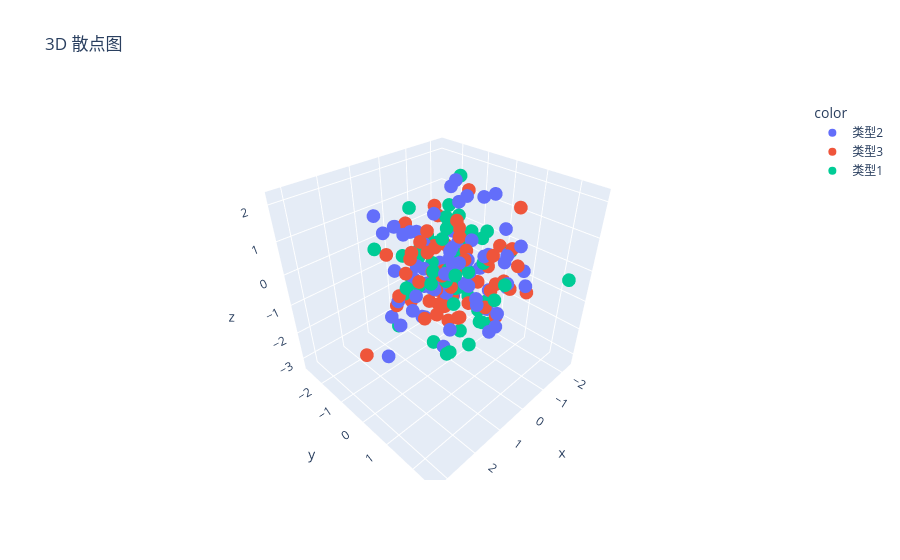

Notebook cell for this chart:
### Markdown cell above
## 7. 3D 散点图

### Code cell
# 3D 数据
n = 200
df_3d = pd.DataFrame({
    'x': np.random.randn(n),
    'y': np.random.randn(n),
    'z': np.random.randn(n),
    'color': np.random.choice(['类型1', '类型2', '类型3'], n)
})

fig = px.scatter_3d(df_3d, x='x', y='y', z='z', color='color',
                    title='3D 散点图')

fig.show()
